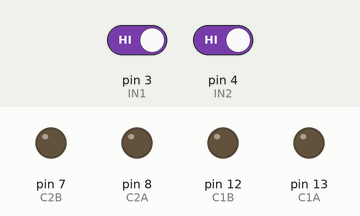
A sketch run on a simulated Arduino Uno, built with avr-gcc and run on an emulated ATmega328P. Shown: output pins drawn as LEDs (lit = HIGH). Inputs (shaded band) come from the test bench; at power-on: pin 3 (IN1) HIGH, pin 4 (IN2) HIGH.

Above: at 1.2 s.
1.3 s: pin 3 (IN1) driven LOW
At 2.5 s:
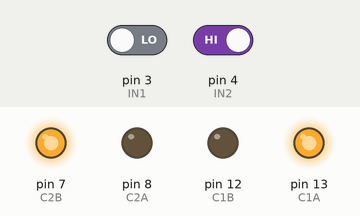
2.8 s: pin 4 (IN2) driven LOW
At 3.8 s:
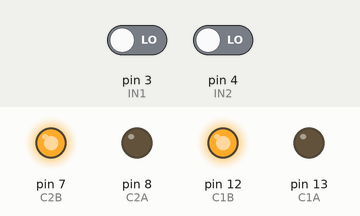
4.3 s: pin 3 (IN1) driven HIGH
At 4.9 s:
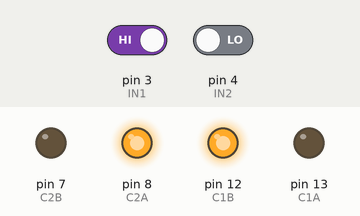
5.8 s: pin 4 (IN2) driven HIGH
At 7.2 s:
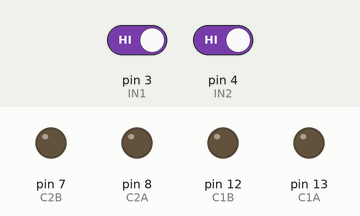
Timing chart, 0 to 8.3 s (numbered marks = the images above; inputs shaded):
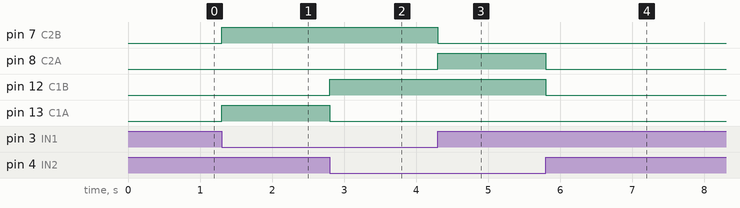

The sketch:

LINEFOLLO.ino
```cpp
int C1A=13;
int C1B=12;
int C2A=8;
int C2B=7;
int IN1=3;
int IN2=4;
void setup() {

  Serial.begin(9600);
  pinMode(IN1,INPUT);
  pinMode(IN2,INPUT);
  pinMode(13,OUTPUT);
  pinMode(12,OUTPUT);
  pinMode(8,OUTPUT);
  pinMode(7,OUTPUT);


}

void loop() {
  if(digitalRead(IN1)==LOW && digitalRead(IN2)==LOW)  //white
  {
  digitalWrite(C1A,LOW); //front
  digitalWrite(C1B,HIGH);
  digitalWrite(C2A,LOW);
  digitalWrite(C2B,HIGH);
  }

  else if(digitalRead(IN1)==LOW && digitalRead(IN2)==HIGH)
  {
   digitalWrite(C1A,HIGH); //right
  digitalWrite(C1B,LOW);
  digitalWrite(C2A,LOW);
  digitalWrite(C2B,HIGH);
  }

  else if(digitalRead(IN1)==HIGH && digitalRead(IN2)==LOW)
  {
  digitalWrite(C1A,LOW);  //left turn
  digitalWrite(C1B,HIGH);
  digitalWrite(C2A,HIGH);
  digitalWrite(C2B,LOW);
  }
  else if(digitalRead(IN1)==HIGH && digitalRead(IN2)==HIGH)
  {
   digitalWrite(C1A,LOW); //stop
  digitalWrite(C1B,LOW);
  digitalWrite(C2A,LOW);
  digitalWrite(C2B,LOW);
  }


}
```

Measured:
- after the input at 1.3 s, pin 7 (C2B), pin 13 (C1A): LOW → HIGH at once
- after the input at 2.8 s, pin 12 (C1B): LOW → HIGH at once; pin 13 (C1A): HIGH → LOW at once
- after the input at 4.3 s, pin 7 (C2B): HIGH → LOW at once; pin 8 (C2A): LOW → HIGH at once
- after the input at 5.8 s, pin 8 (C2A), pin 12 (C1B): HIGH → LOW at once
